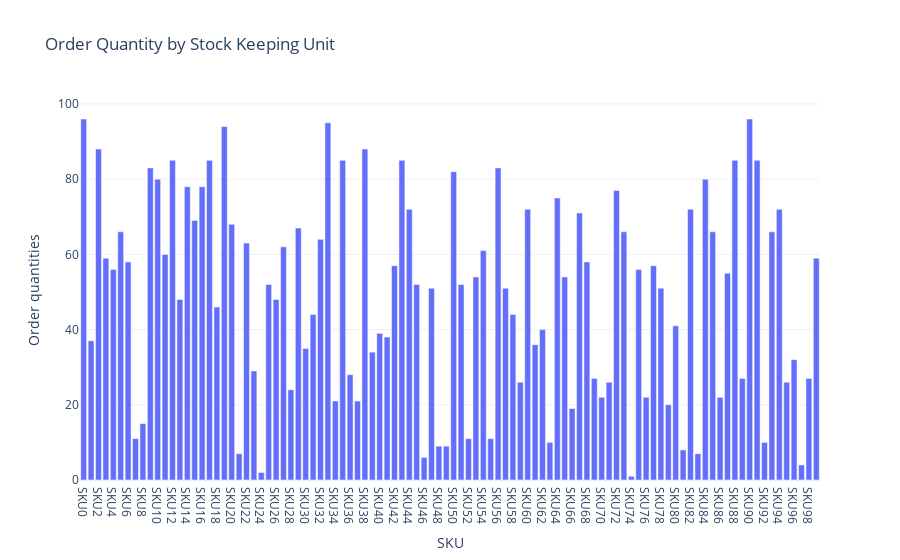

Notebook source saved alongside this figure:
### Code cell
order_quantity_chart = px.bar(data, x='SKU', 
                              y='Order quantities', 
                              title='Order Quantity by Stock Keeping Unit')
order_quantity_chart.show()

### Figure 1 — Plotly figure (JSON) as saved in the notebook; plotly's stock layout.template omitted (floating-point values rounded to 4 significant figures)
{"data": [{"alignmentgroup": "True", "hovertemplate": "SKU=%{x}<br>Order quantities=%{y}<extra></extra>", "legendgroup": "", "marker": {"color": "#636efa", "pattern": {"shape": ""}}, "name": "", "offsetgroup": "", "orientation": "v", "showlegend": false, "textposition": "auto", "type": "bar", "x": ["SKU0", "SKU1", "SKU2", "SKU3", "SKU4", "SKU5", "SKU6", "SKU7", "SKU8", "SKU9", "SKU10", "SKU11", "SKU12", "SKU13", "SKU14", "SKU15", "SKU16", "SKU17", "SKU18", "SKU19", "SKU20", "SKU21", "SKU22", "SKU23", "SKU24", "SKU25", "SKU26", "SKU27", "SKU28", "SKU29", "SKU30", "SKU31", "SKU32", "SKU33", "SKU34", "SKU35", "SKU36", "SKU37", "SKU38", "SKU39", "SKU40", "SKU41", "SKU42", "SKU43", "SKU44", "SKU45", "SKU46", "SKU47", "SKU48", "SKU49", "SKU50", "SKU51", "SKU52", "SKU53", "SKU54", "SKU55", "SKU56", "SKU57", "SKU58", "SKU59", "SKU60", "SKU61", "SKU62", "SKU63", "SKU64", "SKU65", "SKU66", "SKU67", "SKU68", "SKU69", "SKU70", "SKU71", "SKU72", "SKU73", "SKU74", "SKU75", "SKU76", "SKU77", "SKU78", "SKU79", "SKU80", "SKU81", "SKU82", "SKU83", "SKU84", "SKU85", "SKU86", "SKU87", "SKU88", "SKU89", "SKU90", "SKU91", "SKU92", "SKU93", "SKU94", "SKU95", "SKU96", "SKU97", "SKU98", "SKU99"], "xaxis": "x", "y": [96, 37, 88, 59, 56, 66, 58, 11, 15, 83, 80, 60, 85, 48, 78, 69, 78, 85, 46, 94, 68, 7, 63, 29, 2, 52, 48, 62, 24, 67, 35, 44, 64, 95, 21, 85, 28, 21, 88, 34, 39, 38, 57, 85, 72, 52, 6, 51, 9, 9, 82, 52, 11, 54, 61, 11, 83, 51, 44, 26, 72, 36, 40, 10, 75, 54, 19, 71, 58, 27, 22, 26, 77, 66, 1, 56, 22, 57, 51, 20, 41, 8, 72, 7, 80, 66, 22, 55, 85, 27, 96, 85, 10, 66, 72, 26, 32, 4, 27, 59], "yaxis": "y"}], "layout": {"autosize": true, "barmode": "relative", "legend": {"tracegroupgap": 0}, "title": {"text": "Order Quantity by Stock Keeping Unit"}, "xaxis": {"anchor": "y", "autorange": true, "domain": [0, 1], "range": [-0.5, 99.5], "title": {"text": "SKU"}, "type": "category"}, "yaxis": {"anchor": "x", "autorange": true, "domain": [0, 1], "range": [0, 101.1], "title": {"text": "Order quantities"}, "type": "linear"}}}
